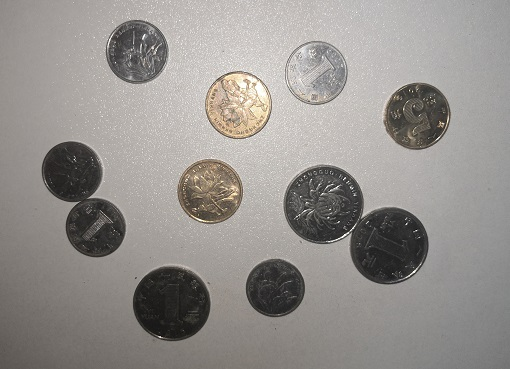
//> input picture img/coin.jpg, 510 x 369 px
$ ./ostu   (built with g++ and OpenCV 4)
//> lines starting //> are read from the running program, lines starting //| are printed output that depends on the picture; after the words box and inside, x2 and y2 are one past the last pixel; in counts of white or black regions, pixels touching at a corner belong together
#include<iostream>
#include<string.h>
#include<time.h>
#include<opencv2/opencv.hpp>

using namespace cv;
using namespace std;

// 直方图计算
float calcuGrayHistgram(Mat src, float *hist)
{
    CV_Assert(src.type() == CV_8UC1);

    int total = src.total();
    float mean = 0;
    uchar *srcPtr = src.data;

    memset(hist, 0, 256 * sizeof(float));
    for (int i = 0; i < total; i++){
        hist[srcPtr[i]]++;
    }

    // normalize
    for (int i = 0; i < 256; i++){
        hist[i] /= total;
        mean += hist[i] * i;
    }

    return mean;
}

void Ostu(Mat src)
{
    CV_Assert(src.type() == CV_8UC1);
    // 归一化的直方图
    float hist[256];
    // 图像总体均值
    float meanImgGray = 0;
    // 背景均值(<thres)
    float meanBgGray = 0;
    float k = 0;
    // 背景比例
    float propBgPixel = 0;
    // 类间方差
    float maxStd = 0;
    float std=0;
    float thres = 0;
    // 获取直方图和图像均值
    meanImgGray = calcuGrayHistgram(src, hist);

    for (int i = 0; i < 256; i++){
        // 累积计算背景比例
        propBgPixel += hist[i];
        // k = 背景的总灰度值 / 图像像素总数
        k += hist[i] * i;
        // 背景均值 = k / (背景像素数 / 图像像素总数) = 背景的总灰度值 / 背景像素数
        meanBgGray = k / propBgPixel;
        // 公式优化：g = w1*w2*(u1-u2)^2 = w1 /(1-w1)*(u1-u0)^2
        std = propBgPixel / (1 - propBgPixel) * (meanBgGray - meanImgGray) * (meanBgGray - meanImgGray);
        //找到最大类间方差对应的灰度
        if (std > maxStd){
            maxStd = std;
            thres = i;
        }
    }

    // 二值化
    for (int i = 0; i < src.rows; i++){
        for (int j = 0; j < src.cols; j++){
           if (src.at<uchar>(i, j) <= thres){
               src.at<uchar>(i, j) = 0;
           }else{
               src.at<uchar>(i, j) = 255;
           }
        }
    }

}

int main()
{
    Mat img = imread("img/coin.jpg", IMREAD_GRAYSCALE);
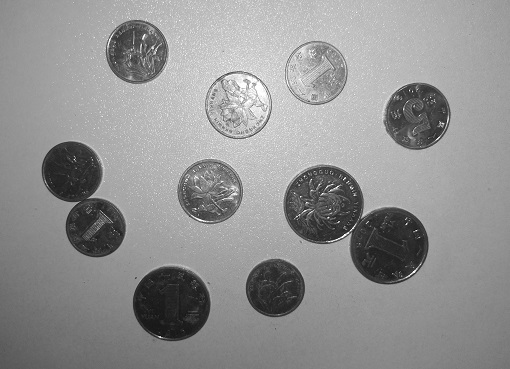
//> img: 369 rows x 510 cols, CV_8UC1; min 6, max 255, mean 145.7

    Ostu(img);
//> the loop in calcuGrayHistgram, `for (int i = 0; i < 256; i++)` made 256 passes
//> mean on passes 1 to 3: 0, 0, 0
//> after the loop in calcuGrayHistgram, `for (int i = 0; i < 256; i++)`: mean = 145.7
//> in Ostu, `meanImgGray = calcuGrayHistgram(src, hist);`: hist = 256 values, max 0.0121 at index 159, min 0 at index 0, mean 0.00391
//> the loop in Ostu, `for (int i = 0; i < 256; i++)` made 256 passes
//> (propBgPixel, k, meanBgGray, std, maxStd) on passes 7, 10, 11, 16, 17, 18, 19, 20, 21, 22, 23, 24: (5.31e-06, 3.19e-05, 6, 0.104, 0.104), (1.06e-05, 7.97e-05, 7.5, 0.203, 0.203), (1.59e-05, 0.000133, 8.33, 0.301, 0.301), (2.13e-05, 0.000213, 10, 0.392, 0.392), (2.66e-05, 0.000298, 11.2, 0.481, 0.481), (3.19e-05, 0.000388, 12.17, 0.569, 0.569), (3.72e-05, 0.000484, 13, 0.655, 0.655), (5.31e-05, 0.000786, 14.8, 0.911, 0.911), (6.91e-05, 0.00111, 16, 1.16, 1.16), (9.03e-05, 0.00155, 17.18, 1.49, 1.49), (0.000159, 0.00307, 19.27, 2.55, 2.55), (0.000292, 0.00613, 20.96, 4.55, 4.55)
//> (meanBgGray, std, maxStd) on passes 61 to 66: (44.53, 970.9, 970.9), (44.96, 991.2, 991.2), (45.38, 1010.2, 1010.2), (45.81, 1029.2, 1029.2), (46.22, 1047.1, 1047.1), (46.62, 1063.5, 1063.5)
//> after the loop in Ostu, `for (int i = 0; i < 256; i++)`: propBgPixel = 1; k = 145.7; maxStd = 1367.7; thres = 117
//> after the loop in Ostu, `for (int i = 0; i < src.rows; i++)`:
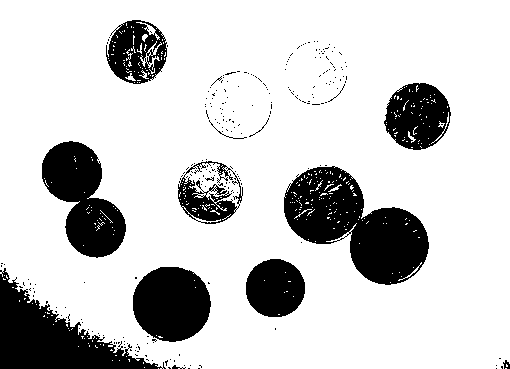
//> src: 369 rows x 510 cols, CV_8UC1; 80.4% white; 253 black regions (240 under 20 px), largest, box (x1, y1, x2, y2) and area: (284, 166, 429, 285) 9205, (0, 268, 166, 369) 6834, (42, 141, 126, 258) 5608

    imshow("img", img);
    waitKey(0);


}

$ run again, with img/RMRed.jpg copied over img/coin.jpg
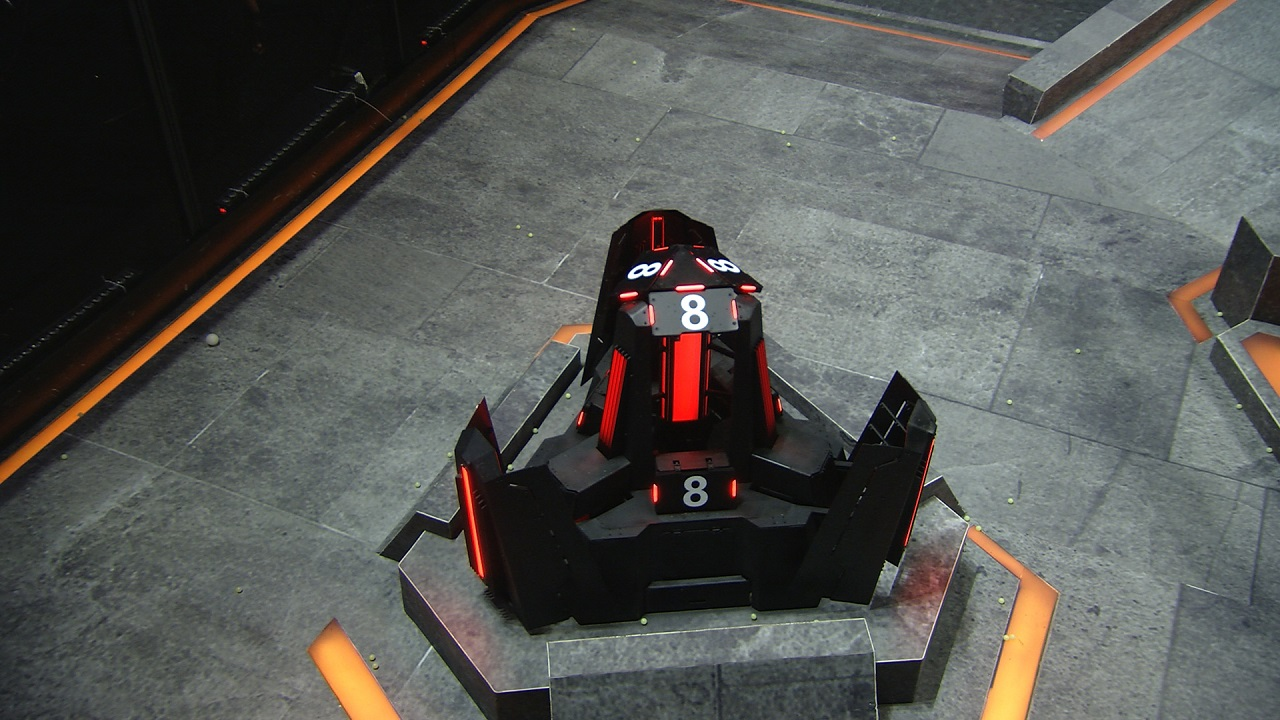
//> input picture img/RMRed.jpg, 1280 x 720 px
//> `Mat img = imread("img/coin.jpg", IMREAD_GRAYSCALE);`:
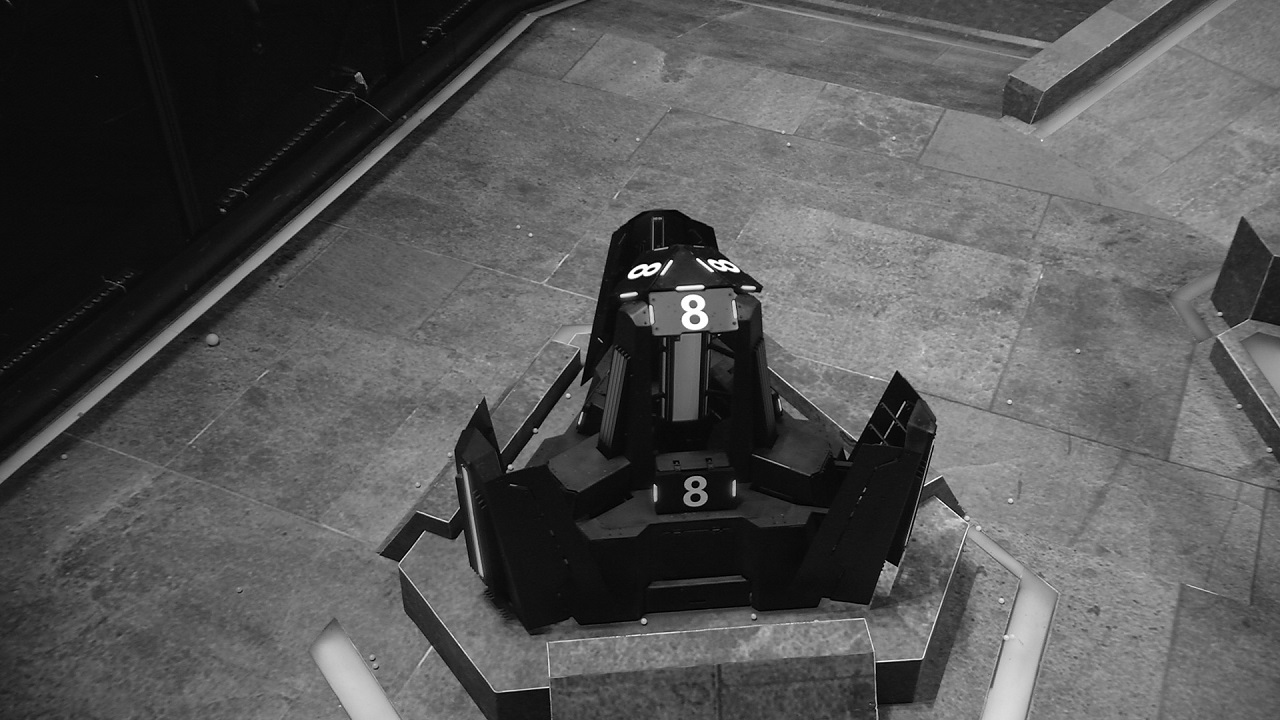
//> img: 720 rows x 1280 cols, CV_8UC1; min 0, max 255, mean 86
//> the loop in calcuGrayHistgram, `for (int i = 0; i < 256; i++)` made 256 passes
//> mean on passes 1 to 3: 0, 0.000163, 0.000566
//> after the loop in calcuGrayHistgram, `for (int i = 0; i < 256; i++)`: mean = 85.99
//> hist = 256 values, max 0.0379 at index 12, min 1.19e-05 at index 230, mean 0.00391
//> the loop in Ostu, `for (int i = 0; i < 256; i++)` made 256 passes
//> (propBgPixel, k, meanBgGray, std, maxStd) on passes 1 to 8: (0.000275, 0, 0, 2.03, 2.03), (0.000437, 0.000163, 0.372, 3.21, 3.21), (0.000639, 0.000566, 0.886, 4.63, 4.63), (0.000878, 0.00128, 1.46, 6.28, 6.28), (0.00116, 0.00242, 2.08, 8.19, 8.19), (0.00147, 0.00395, 2.69, 10.2, 10.2), (0.00184, 0.0062, 3.36, 12.61, 12.61), (0.00233, 0.00963, 4.13, 15.67, 15.67)
//> after the loop in Ostu, `for (int i = 0; i < 256; i++)`: propBgPixel = 1; k = 85.99; maxStd = 1805; thres = 72
//> after the loop in Ostu, `for (int i = 0; i < src.rows; i++)`:
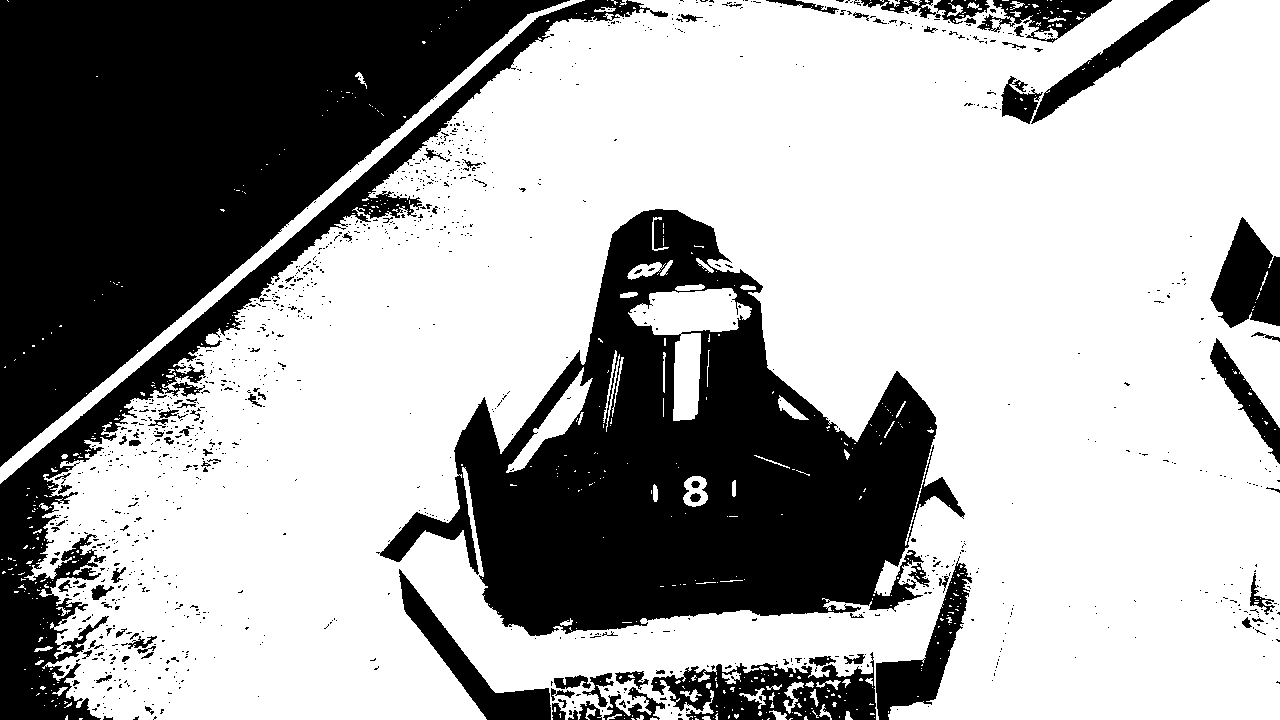
//> src: 720 rows x 1280 cols, CV_8UC1; 65.1% white; 1191 black regions (1095 under 20 px), largest, box (x1, y1, x2, y2) and area: (0, 0, 570, 467) 128839, (376, 209, 965, 636) 115092, (0, 0, 668, 720) 33112
